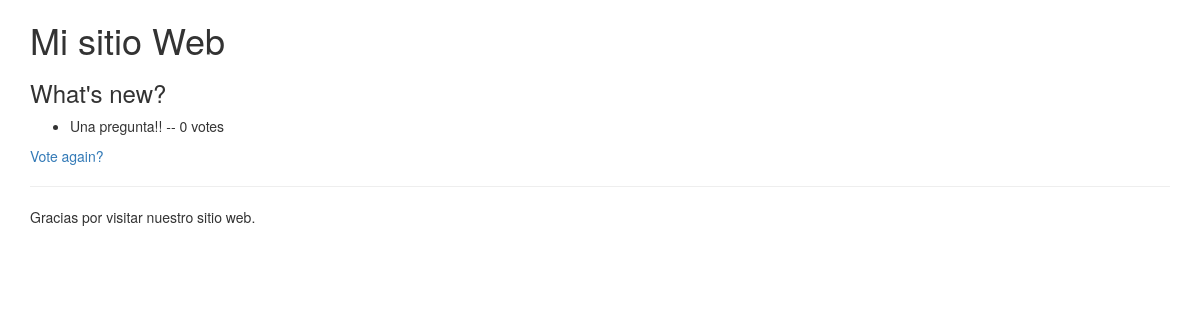
The app's page /polls/1/results/, older data.
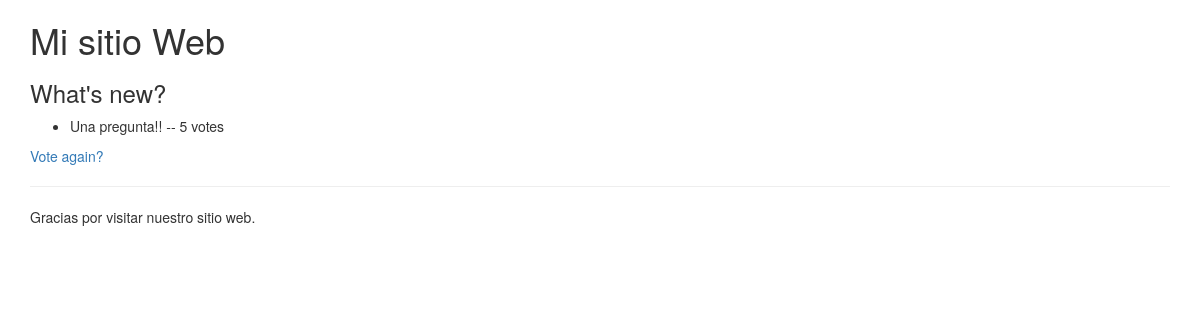
The same page, newer data.
### polls/models.py (models this page shows, shortened)
class Choice(models.Model):
    question = models.ForeignKey(Question)
    choice_text = models.CharField(max_length=200)
    votes = models.IntegerField(default=0)

### polls/views.py (the view)
# urls.py: url(r'^(?P<question_id>[0-9]+)/results/$', views.results, name='results'),
def results(request, question_id):
    question = get_object_or_404(Question, pk=question_id)
    return render(request, 'polls/results.html', {'question': question})

### polls/templates/polls/results.html (shortened to what this page needs)
{% extends "basebs.html" %}
{% block content %}
<h3>{{ question.question_text }}</h3>
<ul>
{% for choice in question.choice_set.all %}
    <li>{{ choice.choice_text }} -- {{ choice.votes }} vote{{ choice.votes|pluralize }}</li>
{% endfor %}
</ul>
<a href="{% url 'polls:detail' question.id %}">Vote again?</a>
{% endblock %}

Row changes from the older to the newer data that the page shows:
changed Choice "Una pregunta!!": votes "0" → "5"
